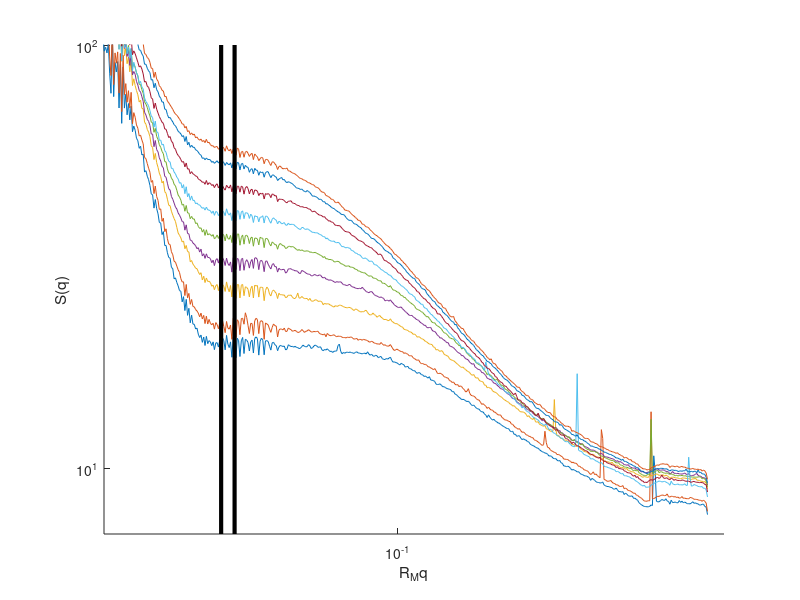
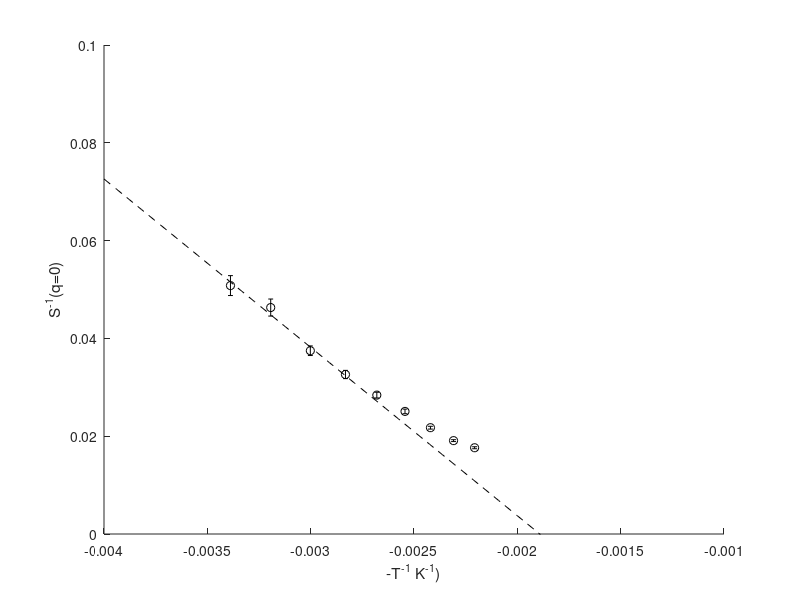

Here is the MATLAB script that generated these plots, in order: (Note: this script raises an error after producing the figures.)
%% 
% This script uses analytical theory to fit experimental SAXS data of Polyimide-PEG 
% random copolymers.
% 
% Load experiment data.

clear;
close all
addpath('functions/')
data = load('exp-data/PEG30undoped.csv');  % SAXS data with q in A^(-1)
                                           % 30wt ~= 16mol%
rm = 32.05; % estimate end-to-end distance of a "chemical monomer" in unit Angstrom
FA=0.165;    % equal chemical composition

TV = [22,40:20:180];  % temperature in degree C
TK = TV+273.15;       % temperature in Kelvin
q = data(:,1);
s = data(:,2:end);
%% 
% Define a small q cutoff and estimate peak intensity S(q~=0).

% if PEG wt% = 0.30
qmin0 = 0.03803;
qminf = 0.04094;

iqmin0 = find(q==qmin0);
iqminf = find(q==qminf);
smin = mean(s(iqmin0:iqminf,:));
sminstd = std(1./s(iqmin0:iqminf,:));
%% 
% Make a plot of structure factor.

% at which temperature?
Trange=1:9;
figure;hold
for T=Trange
    plot(q,s(:,T));
end
plot([qmin0,qmin0],[7,1e2],'k-','linewidth',3)
plot([qminf,qminf],[7,1e2],'k-','linewidth',3)

xlabel('R_Mq');ylabel('S(q)')
set(gca,'xscale','log');set(gca,'yscale','log');
xlim([0.02,0.6]);ylim([7,1e2]);
%% 
%  Next plot temperature versus estimated inverse peak intensity. Theoretical 
% estimate of ODT temperature is the x-intercept of the plot.

figure;hold;
xp = -1./TK; %negative sign to account for temperature effects on SAXS intensity (degree of phase segregation)
yp = power(smin,-1);
errorbar(xp,yp,sminstd,'ko')
xlabel('-T^{-1} K^{-1})');ylabel('S^{-1}(q=0)')

% fit linear regression at q*=0
xfit = 1:3;  % linear fit regime at low Temperature
x = xp(xfit)';
X = [ones(length(x),1) x];
y = yp(xfit)';
b = X\y;
xp = linspace(-4,-1,100)*1e-3;
yp = b(2)*xp+b(1);
plot(xp,yp,'k--');
ylim([0,.1])
%% 
% Plot analytical structure factor.

% polymer parameters
N=100;  % total of 100 monomers
NM=0.1; % each monomer has 0.1 Kuhn steps
LAM=0.50; % ideal random copolymer

% length parameters
RM=sqrt(r2wlc(NM));  % end-to-end distance of a monomers
K0=1e-1;  % minimum wavevector
KF=1e2;   % maximum wavevector
NK=101;  % number of wavevectors
K=transpose(logspace(log10(K0),log10(KF),NK))/RM;

% evaluate s2inv
[SINV]=s2invwlc(N,NM,FA,LAM,K);
[KS,SS]=kmaxwlc(N,NM,FA,LAM);
CHIS=0.5*SS*NM;

CHIV=linspace(0.1,0.9,9);   % Flory-Huggins parameter in units of CHIS (ODT CHI)
figure;hold
for CHI=CHIV
    plot(RM*K,1./(-2*CHI*CHIS+SINV*NM),'-','LineWidth',2)
end
set(gca,'xscale','log');set(gca,'yscale','log');
%% 
% Plot theoretical prediction of temperature versus estimated inverse peak 
% intensity.

% CHIV=linspace(0.1,1.1,9);   % Flory-Huggins parameter in units of CHIS (ODT CHI)
% Smin = power(-2*CHIV*CHIS+1/(FA*(1-FA)),-1);  % zero q analytical structure factor
% figure;plot(CHIV,1./Smin);ylim([0,7])
% xlabel('\chi');ylabel('S^{-1}(q=0)')
%% 
% Start fitting analytical S(q) to experimental data.

% fit to structure factor
x0 = [40,0.5,0.5];  %initial fit guess, % x(1) = intensity scale, x(2) = CHI, x(3) = LAM
SNf=zeros(9,1);
CHIf=zeros(9,1);
LAMf=zeros(9,1);
Sfit=zeros(length(qf),9);
figure;hold;
for IT=1:9
    % define fitting range
    qf = q(iqmin0:end);
    sf = s(iqmin0:end,IT);
    
    % start fitting
    [x,Sfit(:,IT)]=saxsfit(qf,sf,x0,N,NM,FA,rm,CHIS);

    % plot experimental and fits
    plot(q*rm,s(:,IT),'k-','LineWidth',2) % experiment data
    plot(qf*rm,Sfit(:,IT),'k--','LineWidth',2) % theoretical fit
    
    % save to results
    SNf(IT)=x(1);
    CHIf(IT)=x(2);
    LAMf(IT)=x(3);
end
xlabel('R_Mq');ylabel('S(q)');
set(gca,'xscale','log');set(gca,'yscale','log');
%title(strcat('T=',num2str(TK(IT)),'K'))